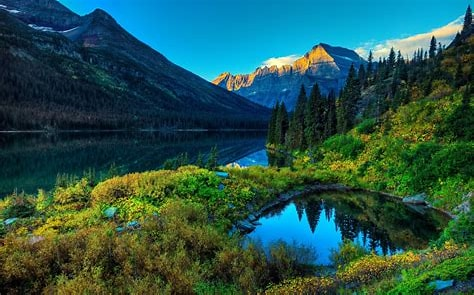
#> input picture scenary.jpeg, 474 x 295 px
$ jupyter execute --allow-errors filter.ipynb
#> lines starting #> are read from the running program, lines starting #| are printed output that depends on the picture; after the words box and inside, x2 and y2 are one past the last pixel; in counts of white or black regions, pixels touching at a corner belong together
[cell 1]
import numpy as np
import cv2

[cell 2]
img=cv2.imread('./scenary.jpeg')
#> img is the input picture: shape (295, 474, 3); mean B, G, R 76.2, 84, 39

[cell 3]
print(img)
#> (printed output is left out)

[cell 4]
import cv2 as cv
gray_img=cv.cvtColor(img, cv.COLOR_BGR2GRAY)
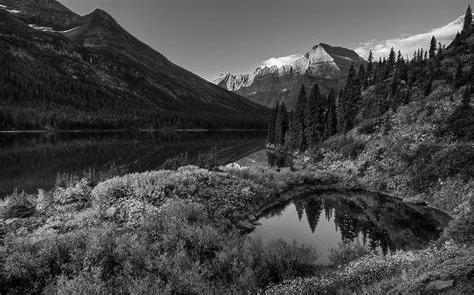
#> gray_img: shape (295, 474); min 0, max 251, mean 69.7
(thresh, binary)=cv.threshold (gray_img, 127, 255, cv. THRESH_BINARY)
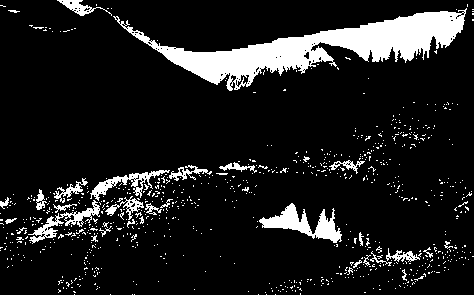
#> binary: shape (295, 474); 11.5% white; 814 white regions (782 under 20 px), largest, box (x1, y1, x2, y2) and area: (113, 8, 467, 91) 9129, (259, 203, 342, 243) 1285, (28, 200, 100, 244) 684
cv.imshow("orginal_image", img)
cv.imshow("gray_img", gray_img)
cv.imshow("Black and white", binary)
cv.waitKey(0)
cv.destroyAllWindows()

[cell 5]
import numpy as np
import cv2 as cv
from matplotlib import pyplot as plt
plt.hist(img.ravel(),256,[0,256])
plt.show()
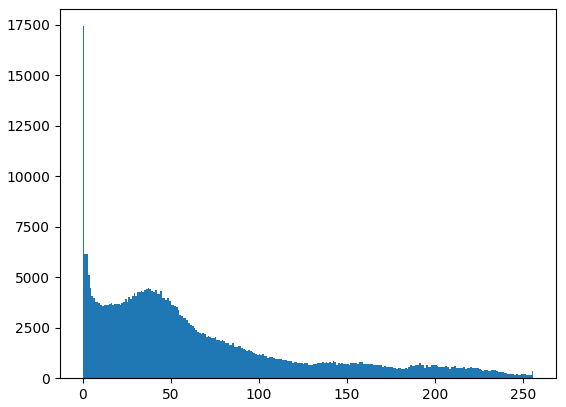
#> figure drawn by matplotlib, 1 panel; tallest bar 17430 high, from x = 0 to 1
cv.waitKey(0)
cv.destroyAllWindows()

[cell 6]
import numpy as np
import cv2 as cv
from matplotlib import pyplot as plt
# Compute the histogram
hist = cv.calcHist([img], [0], None, [256], [0, 256])
#> hist = 256 values, max 4599 at index 0, min 44 at index 168, mean 546.2

# Plot the histogram
plt.plot(hist)
plt.title('Histogram')
plt.xlabel('Pixel Intensity')
plt.ylabel('Frequency')
plt.show()
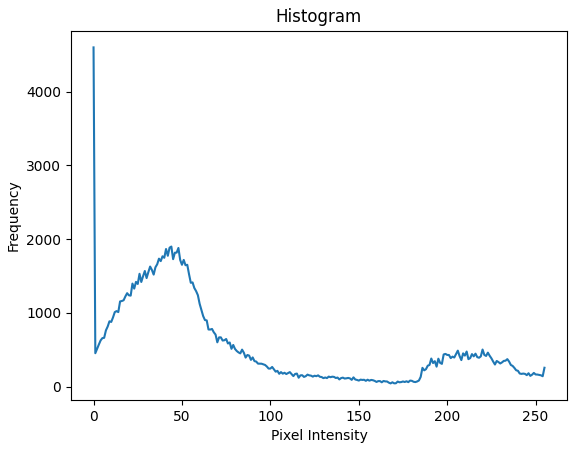
#> figure drawn by matplotlib, 1 panel; curve peaks at x = 0, y = 4599

[cell 7]
import numpy as np
import cv2 as cv
from matplotlib import pyplot as plt
# Apply mean filter (kernel size 5x5)
kernel_size = (5, 5)
mean_filtered = cv.blur(img, kernel_size)
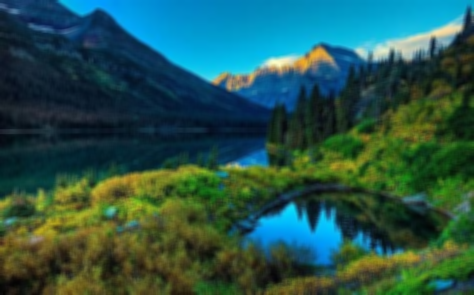
#> mean_filtered: shape (295, 474, 3); mean B, G, R 76.2, 84, 39

# Display the original and filtered images
plt.subplot(1, 2, 1)
plt.title("Original Image")
plt.imshow(img, cmap='gray')

plt.subplot(1, 2, 2)
plt.title("Mean Filtered Image")
plt.imshow(mean_filtered, cmap='gray')

plt.show()
#> figure, not shown here; B, G, R data is drawn as R, G, B

[cell 8]
import numpy as np
import cv2 as cv
from matplotlib import pyplot as plt

kernel_size = (5, 5)  # Size of the kernel
average_filtered = cv.blur(img, kernel_size)

# Display the original and filtered images
plt.figure(figsize=(10, 5))
plt.subplot(1, 2, 1)
plt.title("Original Image")
plt.imshow(img, cmap='gray')

plt.subplot(1, 2, 2)
plt.title("Average Filtered Image")
plt.imshow(average_filtered, cmap='gray')

plt.show()
#> figure, not shown here; B, G, R data is drawn as R, G, B
